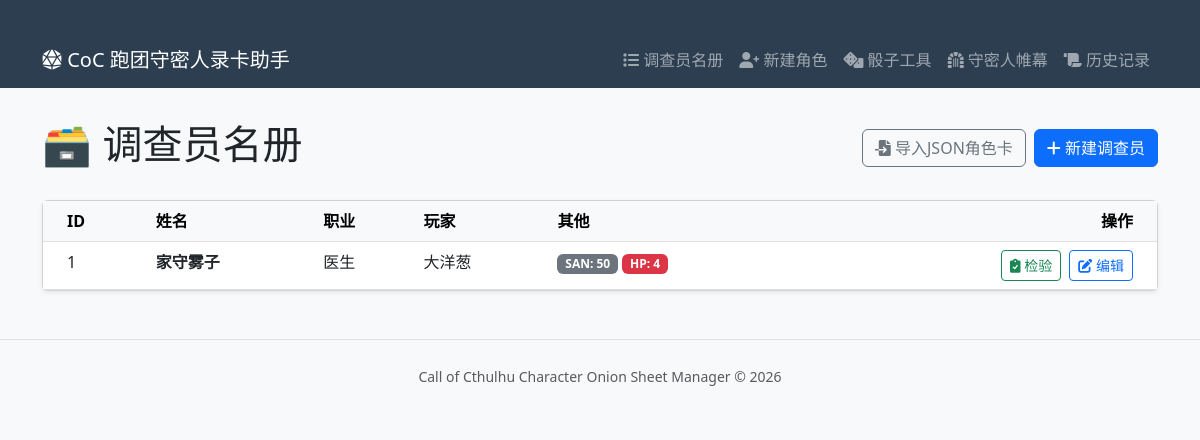
Before: / with the older database file.
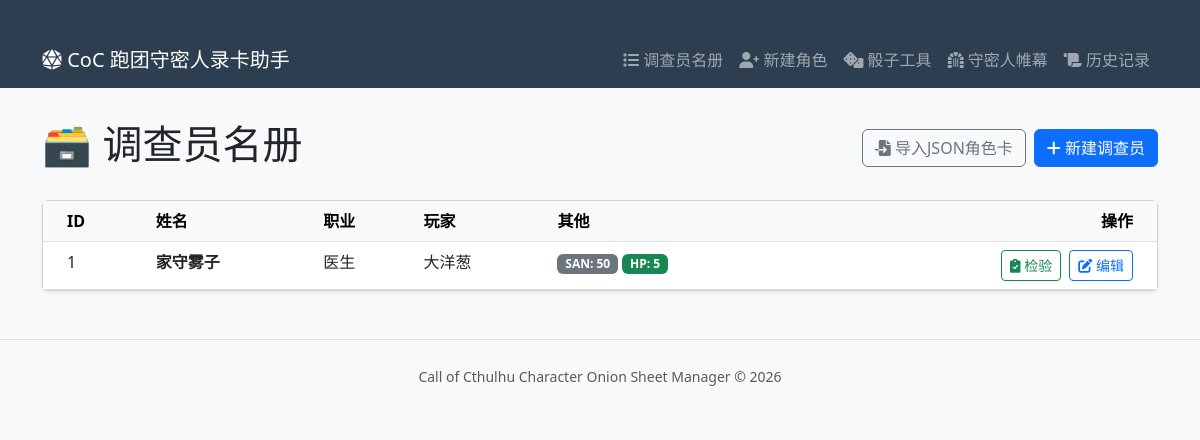
After: the same page with the newer database file.
### models.py (models this page shows)
class Investigator(SQLModel, table=True):
    id: Optional[int] = Field(default=None, primary_key=True)
    player_name: str = Field(default="")
    name: str = Field(default="")
    occupation: str = Field(default="")
    mother_tongue: str = Field(default="")
    gender: str = Field(default="")
    age: int = Field(default=20)
    team_name: str = Field(default="Alpha")
    card_type: str = Field(default="player")
    armor: int = Field(default=0)
    str_stat: int = Field(default=50)  # 力量
    dex_stat: int = Field(default=50)  # 敏捷
    con_stat: int = Field(default=50)  # 体质
    pow_stat: int = Field(default=50)  # 意志
    app_stat: int = Field(default=50)  # 外貌
    siz_stat: int = Field(default=50)  # 体型
    int_stat: int = Field(default=50)  # 智力
    edu_stat: int = Field(default=50)  # 教育
    luck_stat: int = Field(default=50)  # 幸运
    hp_max: int = Field(default=10)  # 生命上限
    mp_max: int = Field(default=10)  # 魔法上限
    db_val: str = Field(default="0")  # 伤害加值 (通常是字符串如 +1d4)
    san_current: int = Field(default=50)
    mp_current: int = Field(default=10)
    hp_current: int = Field(default=10)
    credit_rating: int = Field(default=0)
    spot_hidden: int = Field(default=25)
    listen: int = Field(default=20)
    library_use: int = Field(default=20)
    first_aid: int = Field(default=30)
    medicine: int = Field(default=1)  # 修正默认值
    psychoanalysis: int = Field(default=1)
    charm: int = Field(default=15)
    fast_talk: int = Field(default=5)
    intimidate: int = Field(default=15)
    persuade: int = Field(default=10)
    accounting: int = Field(default=5)
    appraise: int = Field(default=5)
    archaeology: int = Field(default=1)
    anthropology: int = Field(default=1)
    law: int = Field(default=5)
    history: int = Field(default=5)
    occult: int = Field(default=5)
    natural_world: int = Field(default=10)
    psychology: int = Field(default=10)
    science_a_name: str = Field(default="")
    science_a_val: int = Field(default=1)
    science_b_name: str = Field(default="")
    science_b_val: int = Field(default=1)
    science_c_name: str = Field(default="")
    science_c_val: int = Field(default=1)
    ride: int = Field(default=5)
    drive_auto: int = Field(default=20)
    drive_a_name: str = Field(default="")
    drive_a_val: int = Field(default=1)
    locksmith: int = Field(default=1)
    mech_repair: int = Field(default=10)
    elec_repair: int = Field(default=10)
    climb: int = Field(default=20)
    jump: int = Field(default=20)
    swim: int = Field(default=20)
    stealth: int = Field(default=20)
    track: int = Field(default=10)
    sleight_of_hand: int = Field(default=10)
    disguise: int = Field(default=5)
    navigate: int = Field(default=10)
    survival: int = Field(default=10)
    dodge: int = Field(default=25)
    throw: int = Field(default=20)
    fighting_brawl: int = Field(default=25)
    fighting_b_name: str = Field(default="")
    fighting_b_val: int = Field(default=1)
    fighting_c_name: str = Field(default="")
    fighting_c_val: int = Field(default=1)
    firearms_handgun: int = Field(default=25)
    firearms_rifle: int = Field(default=25)
    firearms_c_name: str = Field(default="")
    firearms_c_val: int = Field(default=1)
    language: int = Field(default=50)
    language_b_name: str = Field(default="")
    language_b_val: int = Field(default=1)
    language_c_name: str = Field(default="")
    language_c_val: int = Field(default=1)
    craft_a_name: str = Field(default="")
    craft_a_val: int = Field(default=5)
    craft_b_name: str = Field(default="")
    craft_b_val: int = Field(default=5)
    cthulhu_mythos: int = Field(default=0)
    item_1: str = Field(default="")
    item_2: str = Field(default="")
    item_3: str = Field(default="")
    item_4: str = Field(default="")
    item_5: str = Field(default="")
    item_6: str = Field(default="")
    item_7: str = Field(default="")
    item_8: str = Field(default="")
    description: str = Field(default="")
    ideology: str = Field(default="")
    significant_people: str = Field(default="")
    significant_location: str = Field(default="")
    treasured_possession: str = Field(default="")
    traits: str = Field(default="")
    injuries: str = Field(default="")
    history_text_1: str = Field(default="")# 可以在前端用换行符分隔
    history_text_2: str = Field(default="")
    history_text_3: str = Field(default="")
    history_text_4: str = Field(default="")
    spells_text_1: str = Field(default="")
    spells_text_2: str = Field(default="")
    spells_text_3: str = Field(default="")
    spells_text_4: str = Field(default="")
    fighting_damage_a: str = Field(default="")
    fighting_damage_b: str = Field(default="")
    fighting_damage_c: str = Field(default="")
    firearms_damage_a: str = Field(default="")
    firearms_damage_b: str = Field(default="")
    firearms_damage_c: str = Field(default="")

### main.py (the view)
@app.get("/", response_class=HTMLResponse)
async def list_investigators(request: Request, session: Session = Depends(get_session)):
    statement = select(Investigator).where(Investigator.card_type == "player")
    results = session.exec(statement).all()
    return templates.TemplateResponse("list.html", {"request": request, "investigators": results})

### templates/list.html (shortened to what this page needs)
{% extends "base.html" %}
{% block content %}
<div class="d-flex justify-content-between align-items-center mb-4">
    <h1>🗃️ 调查员名册</h1>
    <div class="d-flex gap-2">
        <form action="/investigators/import_json" method="post" enctype="multipart/form-data" class="d-inline">
            <button type="button" class="btn btn-outline-secondary" onclick="document.getElementById('importFile').click()">
                <i class="fas fa-file-import"></i> 导入JSON角色卡
                </button>
        </form>
        <a href="/investigators/create" class="btn btn-primary">
            <i class="fas fa-plus"></i> 新建调查员
        </a>
    </div>
</div>
<div class="card shadow-sm">
    <div class="card-body p-0">
        <table class="table table-hover mb-0">
            <thead class="table-light">
                <tr>
                    <th class="ps-4">ID</th>
                    <th>姓名</th>
                    <th>职业</th>
                    <th>玩家</th>
                    <th>其他</th>
                    <th class="text-end pe-4">操作</th>
                </tr>
            </thead>
            <tbody hx-get="/investigators/list/rows"
                   hx-trigger="every 2s"
                   hx-swap="innerHTML">
                {% include "snippets/investigator_rows.html" %}
            </tbody>
        </table>
    </div>
</div>
{% endblock %}

### templates/snippets/investigator_rows.html
{% for inv in investigators %}
<tr>
    <td class="ps-4">{{ inv.id }}</td>
    <td class="fw-bold">{{ inv.name }}</td>
    <td>{{ inv.occupation }}</td>
    <td>{{ inv.player_name }}</td>
    <td>
        <span class="badge bg-secondary">SAN: {{ inv.san_current }}</span>
        <span class="badge bg-{{ 'danger' if inv.hp_current < 5 else 'success' }}">HP: {{ inv.hp_current }}</span>
    </td>
    <td class="text-end pe-4">
        <a href="/investigators/inspect/{{ inv.id }}" class="btn btn-sm btn-outline-success me-1">
            <i class="fas fa-clipboard-check"></i> 检验
        </a>
        <a href="/investigators/edit/{{ inv.id }}" class="btn btn-sm btn-outline-primary">
            <i class="fas fa-edit"></i> 编辑
        </a>
    </td>
</tr>
{% else %}
<tr>
    <td colspan="6" class="text-center py-4 text-muted">
        暂无调查员，请点击右上角新建。
    </td>
</tr>
{% endfor %}

Changed rows visible on the page:
changed Investigator "家守雾子": hp_current "4" → "5"
